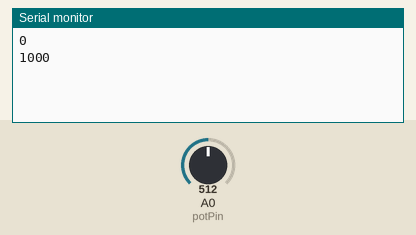
This sketch was run on a simulated Arduino Uno, built with avr-gcc and run on an emulated ATmega328P. On the bench: the last lines printed to the serial monitor. The inputs (shaded band) are chosen by the test bench; at power-on: A0 (potPin) = 512.

Above: at 4.8 s.
4.9 s: A0 (potPin) set to 716
At 6.3 s:
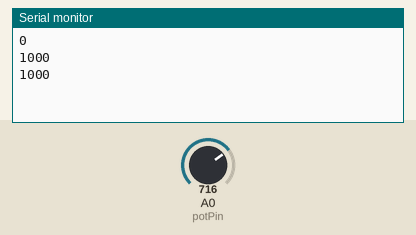
7.9 s: A0 (potPin) set to 900
At 9.0 s:
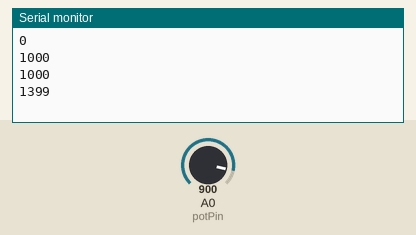
Timing chart, 0 to 10.9 s (numbered marks = the images above; inputs shaded):
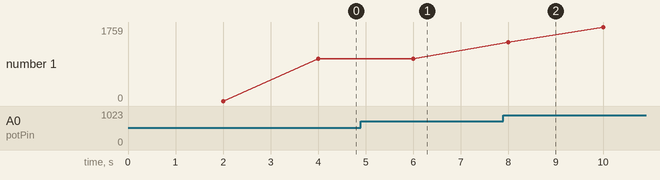

Measured:
- plotted number 1: 1000 → 1759 after the input at 7.9 s

The sketch:

clase4.ino
```cpp
int potPin = A0;
int ledPin = 7;
int valorPot = 0;
int potMapeado = 0; //variable para cambiar el rango
int tiempoParpadeo = 100; //variable para controlar el tiempo de parpadeo

void setup() {
  Serial.begin(9600);
(ledPin, OUTPUT);
}

void loop() {

  tiempoParpadeo = potMapeado;

//VAMOS A HACER EL BLINK AQUÍ
  digitalWrite(ledPin, HIGH);
  delay(1000);
  digitalWrite(ledPin, LOW);
  delay(1000);

  valorPot = analogRead(potPin);
 potMapeado = map(valorPot, 0, 1023, 0, 2000);
 Serial.println(tiempoParpadeo);

}
```
